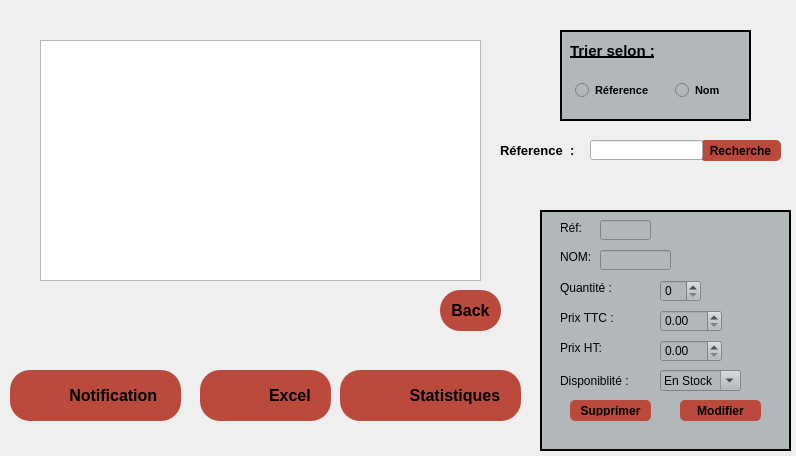
<?xml version="1.0" encoding="UTF-8"?>
<ui version="4.0">
 <class>materiels</class>
 <widget class="QDialog" name="materiels">
  <property name="geometry">
   <rect>
    <x>0</x>
    <y>0</y>
    <width>796</width>
    <height>456</height>
   </rect>
  </property>
  <property name="windowTitle">
   <string>Dialog</string>
  </property>
  <widget class="QStackedWidget" name="stackedWidget">
   <property name="geometry">
    <rect>
     <x>0</x>
     <y>0</y>
     <width>811</width>
     <height>451</height>
    </rect>
   </property>
   <property name="styleSheet">
    <string notr="true">QPushButton {
padding: 5px;
border-radius: 20px;
font-weight: bold;
}
QPushButton:hover
{
color :white;
}</string>
   </property>
   <property name="currentIndex">
    <number>2</number>
   </property>
   <widget class="QWidget" name="page">
    <widget class="QGroupBox" name="groupBox">
     <property name="geometry">
      <rect>
       <x>40</x>
       <y>10</y>
       <width>731</width>
       <height>451</height>
      </rect>
     </property>
     <property name="styleSheet">
      <string notr="true">QPushButton {
padding: 5px;
border-radius: 20px;
background-color:rgb(188, 74, 60);
font-weight: bold;

}
QPushButton:hover
{
color :white;
}</string>
     </property>
     <property name="title">
      <string>Gestion des matériels</string>
     </property>
     <widget class="QPushButton" name="pushButton_ajou">
      <property name="geometry">
       <rect>
        <x>190</x>
        <y>30</y>
        <width>261</width>
        <height>71</height>
       </rect>
      </property>
      <property name="font">
       <font>
        <pointsize>12</pointsize>
        <bold>true</bold>
       </font>
      </property>
      <property name="cursor">
       <cursorShape>PointingHandCursor</cursorShape>
      </property>
      <property name="styleSheet">
       <string notr="true">QPushButton {
padding: 5px;
border-radius: 20px;
background-color:rgb(188, 74, 60);
font-weight: bold;
}
QPushButton:hover
{
color :yellow;
}</string>
      </property>
      <property name="text">
       <string>Ajouter matériels</string>
      </property>
     </widget>
     <widget class="QPushButton" name="pushButton_affi">
      <property name="geometry">
       <rect>
        <x>200</x>
        <y>260</y>
        <width>261</width>
        <height>61</height>
       </rect>
      </property>
      <property name="font">
       <font>
        <pointsize>12</pointsize>
        <bold>true</bold>
       </font>
      </property>
      <property name="cursor">
       <cursorShape>PointingHandCursor</cursorShape>
      </property>
      <property name="styleSheet">
       <string notr="true">QPushButton {
padding: 5px;
border-radius: 20px;
background-color:rgb(188, 74, 60);
font-weight: bold;
}
QPushButton:hover
{
color :yellow;
}</string>
      </property>
      <property name="text">
       <string>Afficher matériels</string>
      </property>
     </widget>
    </widget>
   </widget>
   <widget class="QWidget" name="page_2">
    <property name="styleSheet">
     <string notr="true"/>
    </property>
    <widget class="QGroupBox" name="groupBox_2">
     <property name="geometry">
      <rect>
       <x>110</x>
       <y>50</y>
       <width>691</width>
       <height>421</height>
      </rect>
     </property>
     <property name="font">
      <font>
       <pointsize>12</pointsize>
      </font>
     </property>
     <property name="styleSheet">
      <string notr="true">groupBox_2{
background-size:contain;
border-image:url(&quot;:/ressources/imgs/5.png&quot;);
background-repeat:no-repeat;
}</string>
     </property>
     <property name="title">
      <string>Ajouter matériels</string>
     </property>
     <widget class="QLabel" name="label">
      <property name="geometry">
       <rect>
        <x>10</x>
        <y>50</y>
        <width>41</width>
        <height>16</height>
       </rect>
      </property>
      <property name="text">
       <string>Réf:</string>
      </property>
     </widget>
     <widget class="QLabel" name="label_2">
      <property name="geometry">
       <rect>
        <x>10</x>
        <y>80</y>
        <width>47</width>
        <height>13</height>
       </rect>
      </property>
      <property name="text">
       <string>NOM:</string>
      </property>
     </widget>
     <widget class="QLabel" name="label_3">
      <property name="geometry">
       <rect>
        <x>10</x>
        <y>110</y>
        <width>61</width>
        <height>16</height>
       </rect>
      </property>
      <property name="text">
       <string>Quantité:</string>
      </property>
     </widget>
     <widget class="QLabel" name="label_5">
      <property name="geometry">
       <rect>
        <x>10</x>
        <y>170</y>
        <width>61</width>
        <height>16</height>
       </rect>
      </property>
      <property name="text">
       <string>Prix TTC:</string>
      </property>
     </widget>
     <widget class="QLabel" name="label_6">
      <property name="geometry">
       <rect>
        <x>10</x>
        <y>200</y>
        <width>81</width>
        <height>21</height>
       </rect>
      </property>
      <property name="text">
       <string>Disponibilité:</string>
      </property>
     </widget>
     <widget class="QLineEdit" name="lineEdit_ref">
      <property name="geometry">
       <rect>
        <x>80</x>
        <y>50</y>
        <width>51</width>
        <height>20</height>
       </rect>
      </property>
     </widget>
     <widget class="QLineEdit" name="lineEdit_nom">
      <property name="geometry">
       <rect>
        <x>80</x>
        <y>80</y>
        <width>101</width>
        <height>20</height>
       </rect>
      </property>
     </widget>
     <widget class="QPushButton" name="pushButton_aj2">
      <property name="geometry">
       <rect>
        <x>340</x>
        <y>240</y>
        <width>151</width>
        <height>41</height>
       </rect>
      </property>
      <property name="font">
       <font>
        <pointsize>12</pointsize>
        <bold>true</bold>
       </font>
      </property>
      <property name="cursor">
       <cursorShape>PointingHandCursor</cursorShape>
      </property>
      <property name="styleSheet">
       <string notr="true">QPushButton {
padding: 5px;
border-radius: 20px;
background-color:rgb(188, 74, 60);
font-weight: bold;
}
QPushButton:hover
{
color :yellow;
}</string>
      </property>
      <property name="text">
       <string>Ajouter </string>
      </property>
     </widget>
     <widget class="QPushButton" name="pushButton_bk2">
      <property name="geometry">
       <rect>
        <x>10</x>
        <y>250</y>
        <width>61</width>
        <height>41</height>
       </rect>
      </property>
      <property name="font">
       <font>
        <pointsize>12</pointsize>
        <bold>true</bold>
       </font>
      </property>
      <property name="cursor">
       <cursorShape>PointingHandCursor</cursorShape>
      </property>
      <property name="styleSheet">
       <string notr="true">QPushButton {
padding: 5px;
border-radius: 20px;
background-color:rgb(188, 74, 60);
font-weight: bold;
border-image:url(&quot;&quot;);
}
QPushButton:hover
{
color :white;
}</string>
      </property>
      <property name="text">
       <string>Back</string>
      </property>
     </widget>
     <widget class="QSpinBox" name="SpinBox_Qt">
      <property name="geometry">
       <rect>
        <x>80</x>
        <y>110</y>
        <width>41</width>
        <height>22</height>
       </rect>
      </property>
     </widget>
     <widget class="QLabel" name="label_4">
      <property name="geometry">
       <rect>
        <x>10</x>
        <y>140</y>
        <width>56</width>
        <height>16</height>
       </rect>
      </property>
      <property name="text">
       <string>Prix HT</string>
      </property>
     </widget>
     <widget class="QDoubleSpinBox" name="DoubleS_Prht">
      <property name="geometry">
       <rect>
        <x>80</x>
        <y>140</y>
        <width>62</width>
        <height>22</height>
       </rect>
      </property>
     </widget>
     <widget class="QDoubleSpinBox" name="DoubleS_Prttc">
      <property name="geometry">
       <rect>
        <x>80</x>
        <y>170</y>
        <width>62</width>
        <height>22</height>
       </rect>
      </property>
     </widget>
     <widget class="QPushButton" name="pushButton_affi2">
      <property name="geometry">
       <rect>
        <x>500</x>
        <y>240</y>
        <width>141</width>
        <height>41</height>
       </rect>
      </property>
      <property name="font">
       <font>
        <pointsize>12</pointsize>
        <bold>true</bold>
       </font>
      </property>
      <property name="cursor">
       <cursorShape>PointingHandCursor</cursorShape>
      </property>
      <property name="styleSheet">
       <string notr="true">QPushButton {
padding: 5px;
border-radius: 20px;
background-color:rgb(188, 74, 60);
font-weight: bold;
}
QPushButton:hover
{
color :yellow;
}</string>
      </property>
      <property name="text">
       <string>Afficher</string>
      </property>
     </widget>
     <widget class="QComboBox" name="comboBox_dispo">
      <property name="geometry">
       <rect>
        <x>80</x>
        <y>200</y>
        <width>119</width>
        <height>21</height>
       </rect>
      </property>
      <property name="styleSheet">
       <string notr="true">QComboBox {
    border: 1px solid gray;
    border-radius: 3px;
    padding: 1px 18px 1px 3px;
    min-width: 6em;
}

QComboBox:editable {
    background: white;
}

QComboBox:!editable, QComboBox::drop-down:editable {
     background: qlineargradient(x1: 0, y1: 0, x2: 0, y2: 1,
                                 stop: 0 #E1E1E1, stop: 0.4 #DDDDDD,
                                 stop: 0.5 #D8D8D8, stop: 1.0 #D3D3D3);
}

/* QComboBox gets the &quot;on&quot; state when the popup is open */
QComboBox:!editable:on, QComboBox::drop-down:editable:on {
    background: qlineargradient(x1: 0, y1: 0, x2: 0, y2: 1,
                                stop: 0 #D3D3D3, stop: 0.4 #D8D8D8,
                                stop: 0.5 #DDDDDD, stop: 1.0 #E1E1E1);
}

QComboBox:on { /* shift the text when the popup opens */
    padding-top: 3px;
    padding-left: 4px;
}

QComboBox::drop-down {
    subcontrol-origin: padding;
    subcontrol-position: top right;
    width: 15px;

    border-left-width: 1px;
    border-left-color: darkgray;
    border-left-style: solid; /* just a single line */
    border-top-right-radius: 3px; /* same radius as the QComboBox */
    border-bottom-right-radius: 3px;
}

QComboBox::down-arrow {
    image: url(/usr/share/icons/crystalsvg/16x16/actions/1downarrow.png);
}

QComboBox::down-arrow:on { /* shift the arrow when popup is open */
    top: 1px;
    left: 1px;
}</string>
      </property>
      <item>
       <property name="text">
        <string>En Stock</string>
       </property>
      </item>
      <item>
       <property name="text">
        <string>Hors Stock</string>
       </property>
      </item>
     </widget>
     <widget class="QLabel" name="label_waiting">
      <property name="geometry">
       <rect>
        <x>270</x>
        <y>210</y>
        <width>91</width>
        <height>71</height>
       </rect>
      </property>
      <property name="text">
       <string/>
      </property>
     </widget>
     <widget class="QLabel" name="label_click">
      <property name="geometry">
       <rect>
        <x>530</x>
        <y>220</y>
        <width>81</width>
        <height>41</height>
       </rect>
      </property>
      <property name="styleSheet">
       <string notr="true">background-color:transparent;</string>
      </property>
      <property name="text">
       <string/>
      </property>
     </widget>
     <widget class="QLabel" name="label_backr">
      <property name="geometry">
       <rect>
        <x>8</x>
        <y>10</y>
        <width>671</width>
        <height>341</height>
       </rect>
      </property>
      <property name="text">
       <string/>
      </property>
     </widget>
     <zorder>label_backr</zorder>
     <zorder>label</zorder>
     <zorder>label_2</zorder>
     <zorder>label_3</zorder>
     <zorder>label_5</zorder>
     <zorder>label_6</zorder>
     <zorder>lineEdit_ref</zorder>
     <zorder>lineEdit_nom</zorder>
     <zorder>pushButton_aj2</zorder>
     <zorder>pushButton_bk2</zorder>
     <zorder>SpinBox_Qt</zorder>
     <zorder>label_4</zorder>
     <zorder>DoubleS_Prht</zorder>
     <zorder>DoubleS_Prttc</zorder>
     <zorder>pushButton_affi2</zorder>
     <zorder>comboBox_dispo</zorder>
     <zorder>label_waiting</zorder>
     <zorder>label_click</zorder>
    </widget>
   </widget>
   <widget class="QWidget" name="page_3">
    <property name="styleSheet">
     <string notr="true">border-image:(&quot;:url/imgs/5.png&quot;);</string>
    </property>
    <widget class="QPushButton" name="pushButton_reche">
     <property name="geometry">
      <rect>
       <x>700</x>
       <y>140</y>
       <width>81</width>
       <height>21</height>
      </rect>
     </property>
     <property name="styleSheet">
      <string notr="true">QPushButton {
padding:5px;
border-radius:5px;
background-color:rgb(188, 74, 60);
font-weight:bold;
}
QPushButton:hover
{
color:white;
}</string>
     </property>
     <property name="text">
      <string>Recherche</string>
     </property>
    </widget>
    <widget class="QLabel" name="label_ref">
     <property name="geometry">
      <rect>
       <x>500</x>
       <y>140</y>
       <width>81</width>
       <height>20</height>
      </rect>
     </property>
     <property name="font">
      <font>
       <pointsize>10</pointsize>
       <italic>false</italic>
       <bold>true</bold>
      </font>
     </property>
     <property name="text">
      <string>Réference  :</string>
     </property>
    </widget>
    <widget class="QLineEdit" name="lineEdit_reference">
     <property name="geometry">
      <rect>
       <x>590</x>
       <y>140</y>
       <width>113</width>
       <height>20</height>
      </rect>
     </property>
    </widget>
    <widget class="QFrame" name="frame_6">
     <property name="geometry">
      <rect>
       <x>540</x>
       <y>210</y>
       <width>251</width>
       <height>241</height>
      </rect>
     </property>
     <property name="styleSheet">
      <string notr="true">background-color:rgb(178,184,185);</string>
     </property>
     <property name="frameShape">
      <enum>QFrame::Box</enum>
     </property>
     <property name="frameShadow">
      <enum>QFrame::Plain</enum>
     </property>
     <property name="lineWidth">
      <number>2</number>
     </property>
     <property name="midLineWidth">
      <number>0</number>
     </property>
     <widget class="QPushButton" name="pushButton_mod">
      <property name="geometry">
       <rect>
        <x>140</x>
        <y>190</y>
        <width>81</width>
        <height>21</height>
       </rect>
      </property>
      <property name="styleSheet">
       <string notr="true">QPushButton {
padding:5px;
border-radius:5px;
background-color:rgb(188, 74, 60);
font-weight:bold;
}
QPushButton:hover
{
color:white;
}</string>
      </property>
      <property name="text">
       <string>Modifier</string>
      </property>
     </widget>
     <widget class="QLabel" name="label_12">
      <property name="geometry">
       <rect>
        <x>20</x>
        <y>100</y>
        <width>91</width>
        <height>16</height>
       </rect>
      </property>
      <property name="text">
       <string>Prix TTC :</string>
      </property>
     </widget>
     <widget class="QLabel" name="label_7">
      <property name="geometry">
       <rect>
        <x>20</x>
        <y>10</y>
        <width>41</width>
        <height>16</height>
       </rect>
      </property>
      <property name="text">
       <string>Réf:</string>
      </property>
     </widget>
     <widget class="QLabel" name="label_9">
      <property name="geometry">
       <rect>
        <x>20</x>
        <y>40</y>
        <width>47</width>
        <height>13</height>
       </rect>
      </property>
      <property name="text">
       <string>NOM:</string>
      </property>
     </widget>
     <widget class="QLabel" name="label_10">
      <property name="geometry">
       <rect>
        <x>20</x>
        <y>70</y>
        <width>61</width>
        <height>16</height>
       </rect>
      </property>
      <property name="text">
       <string>Quantité :</string>
      </property>
     </widget>
     <widget class="QLabel" name="label_11">
      <property name="geometry">
       <rect>
        <x>20</x>
        <y>130</y>
        <width>61</width>
        <height>16</height>
       </rect>
      </property>
      <property name="text">
       <string>Prix HT:</string>
      </property>
     </widget>
     <widget class="QLabel" name="label_8">
      <property name="geometry">
       <rect>
        <x>20</x>
        <y>160</y>
        <width>81</width>
        <height>21</height>
       </rect>
      </property>
      <property name="text">
       <string>Disponiblité :</string>
      </property>
     </widget>
     <widget class="QLineEdit" name="lineEdit_rf">
      <property name="geometry">
       <rect>
        <x>60</x>
        <y>10</y>
        <width>51</width>
        <height>20</height>
       </rect>
      </property>
     </widget>
     <widget class="QLineEdit" name="lineEdit_nm">
      <property name="geometry">
       <rect>
        <x>60</x>
        <y>40</y>
        <width>71</width>
        <height>20</height>
       </rect>
      </property>
     </widget>
     <widget class="QDoubleSpinBox" name="DoubleS_prttc">
      <property name="geometry">
       <rect>
        <x>120</x>
        <y>100</y>
        <width>62</width>
        <height>22</height>
       </rect>
      </property>
     </widget>
     <widget class="QDoubleSpinBox" name="DoubleS_prht">
      <property name="geometry">
       <rect>
        <x>120</x>
        <y>130</y>
        <width>62</width>
        <height>22</height>
       </rect>
      </property>
     </widget>
     <widget class="QSpinBox" name="spinBox_Qt">
      <property name="geometry">
       <rect>
        <x>120</x>
        <y>70</y>
        <width>41</width>
        <height>22</height>
       </rect>
      </property>
     </widget>
     <widget class="QComboBox" name="RoomList_dispo">
      <property name="geometry">
       <rect>
        <x>120</x>
        <y>160</y>
        <width>81</width>
        <height>21</height>
       </rect>
      </property>
      <property name="font">
       <font>
        <pointsize>8</pointsize>
       </font>
      </property>
      <property name="editable">
       <bool>true</bool>
      </property>
      <property name="currentText">
       <string>En Stock</string>
      </property>
      <item>
       <property name="text">
        <string>En Stock</string>
       </property>
      </item>
      <item>
       <property name="text">
        <string>Hors Stock</string>
       </property>
      </item>
     </widget>
     <widget class="QPushButton" name="pushButton_suppr">
      <property name="geometry">
       <rect>
        <x>30</x>
        <y>190</y>
        <width>81</width>
        <height>21</height>
       </rect>
      </property>
      <property name="styleSheet">
       <string notr="true">QPushButton {
padding:5px;
border-radius:5px;
background-color:rgb(188, 74, 60);
font-weight:bold;
}
QPushButton:hover
{
color:white;
}</string>
      </property>
      <property name="text">
       <string>Supprimer</string>
      </property>
     </widget>
    </widget>
    <widget class="QTableView" name="tabView_Materiels">
     <property name="geometry">
      <rect>
       <x>40</x>
       <y>40</y>
       <width>441</width>
       <height>241</height>
      </rect>
     </property>
     <property name="styleSheet">
      <string notr="true"/>
     </property>
    </widget>
    <widget class="QFrame" name="frame_5">
     <property name="geometry">
      <rect>
       <x>560</x>
       <y>30</y>
       <width>191</width>
       <height>91</height>
      </rect>
     </property>
     <property name="styleSheet">
      <string notr="true">background-color:rgb(178,184,185);</string>
     </property>
     <property name="frameShape">
      <enum>QFrame::Box</enum>
     </property>
     <property name="frameShadow">
      <enum>QFrame::Plain</enum>
     </property>
     <property name="lineWidth">
      <number>2</number>
     </property>
     <property name="midLineWidth">
      <number>0</number>
     </property>
     <widget class="QRadioButton" name="radioButton_ref">
      <property name="geometry">
       <rect>
        <x>10</x>
        <y>50</y>
        <width>101</width>
        <height>21</height>
       </rect>
      </property>
      <property name="font">
       <font>
        <pointsize>8</pointsize>
        <bold>true</bold>
       </font>
      </property>
      <property name="styleSheet">
       <string notr="true">
padding: 5px;
border-radius: 5px;
font-weight: bold;</string>
      </property>
      <property name="text">
       <string>Réference</string>
      </property>
     </widget>
     <widget class="QRadioButton" name="radioButton_nom">
      <property name="geometry">
       <rect>
        <x>110</x>
        <y>50</y>
        <width>71</width>
        <height>21</height>
       </rect>
      </property>
      <property name="font">
       <font>
        <pointsize>8</pointsize>
        <bold>true</bold>
       </font>
      </property>
      <property name="styleSheet">
       <string notr="true">
padding: 5px;
border-radius: 5px;

font-weight: bold;</string>
      </property>
      <property name="text">
       <string>Nom</string>
      </property>
     </widget>
     <widget class="QLabel" name="label_73">
      <property name="geometry">
       <rect>
        <x>10</x>
        <y>10</y>
        <width>101</width>
        <height>21</height>
       </rect>
      </property>
      <property name="font">
       <font>
        <pointsize>11</pointsize>
        <bold>true</bold>
        <underline>true</underline>
       </font>
      </property>
      <property name="text">
       <string>Trier selon :</string>
      </property>
     </widget>
    </widget>
    <widget class="QPushButton" name="pushButton_bkaf">
     <property name="geometry">
      <rect>
       <x>440</x>
       <y>290</y>
       <width>61</width>
       <height>41</height>
      </rect>
     </property>
     <property name="font">
      <font>
       <pointsize>12</pointsize>
       <bold>true</bold>
      </font>
     </property>
     <property name="cursor">
      <cursorShape>PointingHandCursor</cursorShape>
     </property>
     <property name="styleSheet">
      <string notr="true">QPushButton {
padding: 5px;
border-radius: 20px;
background-color:rgb(188, 74, 60);
font-weight: bold;
}
QPushButton:hover
{
color :white;
}</string>
     </property>
     <property name="text">
      <string>Back</string>
     </property>
    </widget>
    <widget class="QPushButton" name="pushButton_chart">
     <property name="geometry">
      <rect>
       <x>340</x>
       <y>370</y>
       <width>181</width>
       <height>51</height>
      </rect>
     </property>
     <property name="font">
      <font>
       <pointsize>12</pointsize>
       <bold>true</bold>
      </font>
     </property>
     <property name="cursor">
      <cursorShape>PointingHandCursor</cursorShape>
     </property>
     <property name="styleSheet">
      <string notr="true">QPushButton {
padding: 5px;
border-radius: 20px;
background-color:rgb(188, 74, 60);
font-weight: bold;
}
QPushButton:hover
{
color :white;
}</string>
     </property>
     <property name="text">
      <string>           Statistiques</string>
     </property>
    </widget>
    <widget class="QPushButton" name="pushButton_excel">
     <property name="geometry">
      <rect>
       <x>200</x>
       <y>370</y>
       <width>131</width>
       <height>51</height>
      </rect>
     </property>
     <property name="font">
      <font>
       <pointsize>12</pointsize>
       <bold>true</bold>
      </font>
     </property>
     <property name="cursor">
      <cursorShape>PointingHandCursor</cursorShape>
     </property>
     <property name="styleSheet">
      <string notr="true">QPushButton {
padding: 5px;
border-radius: 20px;
background-color:rgb(188, 74, 60);
font-weight: bold;


}
QPushButton:hover
{
color :white;
}</string>
     </property>
     <property name="text">
      <string>           Excel</string>
     </property>
    </widget>
    <widget class="QLabel" name="label_excel">
     <property name="geometry">
      <rect>
       <x>200</x>
       <y>370</y>
       <width>61</width>
       <height>51</height>
      </rect>
     </property>
     <property name="styleSheet">
      <string notr="true">/*border-image:url(&quot;:/ressources/imgs/6.png&quot;);*/
border-radius:20px;</string>
     </property>
     <property name="text">
      <string/>
     </property>
    </widget>
    <widget class="QLabel" name="label_chart">
     <property name="geometry">
      <rect>
       <x>340</x>
       <y>370</y>
       <width>61</width>
       <height>51</height>
      </rect>
     </property>
     <property name="styleSheet">
      <string notr="true">/*border-image:url(&quot;:/ressources/imgs/6.png&quot;);*/
border-radius:20px;</string>
     </property>
     <property name="text">
      <string/>
     </property>
    </widget>
    <widget class="QLabel" name="label_notific">
     <property name="geometry">
      <rect>
       <x>10</x>
       <y>370</y>
       <width>51</width>
       <height>51</height>
      </rect>
     </property>
     <property name="text">
      <string/>
     </property>
    </widget>
    <widget class="QPushButton" name="pushButton_notification">
     <property name="geometry">
      <rect>
       <x>10</x>
       <y>370</y>
       <width>171</width>
       <height>51</height>
      </rect>
     </property>
     <property name="font">
      <font>
       <pointsize>12</pointsize>
       <bold>true</bold>
      </font>
     </property>
     <property name="styleSheet">
      <string notr="true">QPushButton {
padding: 5px;
border-radius: 20px;
background-color:rgb(188, 74, 60);
font-weight: bold;


}
QPushButton:hover
{
color :white;
}</string>
     </property>
     <property name="text">
      <string>        Notification</string>
     </property>
    </widget>
    <zorder>pushButton_notification</zorder>
    <zorder>pushButton_reche</zorder>
    <zorder>label_ref</zorder>
    <zorder>lineEdit_reference</zorder>
    <zorder>frame_6</zorder>
    <zorder>tabView_Materiels</zorder>
    <zorder>frame_5</zorder>
    <zorder>pushButton_bkaf</zorder>
    <zorder>pushButton_chart</zorder>
    <zorder>pushButton_excel</zorder>
    <zorder>label_excel</zorder>
    <zorder>label_chart</zorder>
    <zorder>label_notific</zorder>
   </widget>
   <widget class="QWidget" name="page_4">
    <widget class="QFrame" name="horizontalFrame">
     <property name="geometry">
      <rect>
       <x>-71</x>
       <y>-10</y>
       <width>821</width>
       <height>471</height>
      </rect>
     </property>
     <layout class="QHBoxLayout" name="horizontalLayout"/>
    </widget>
   </widget>
  </widget>
 </widget>
 <resources/>
 <connections/>
</ui>
